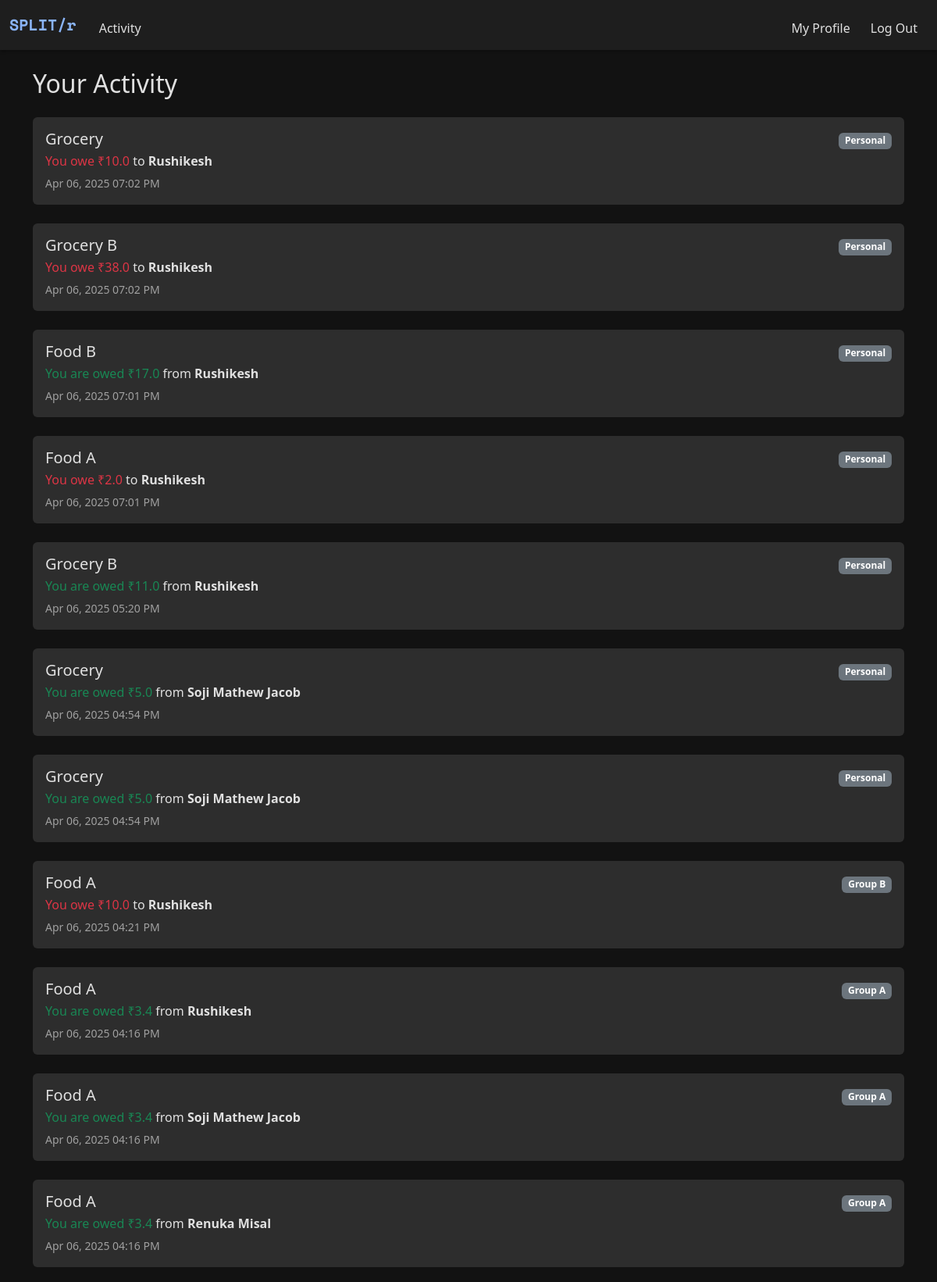
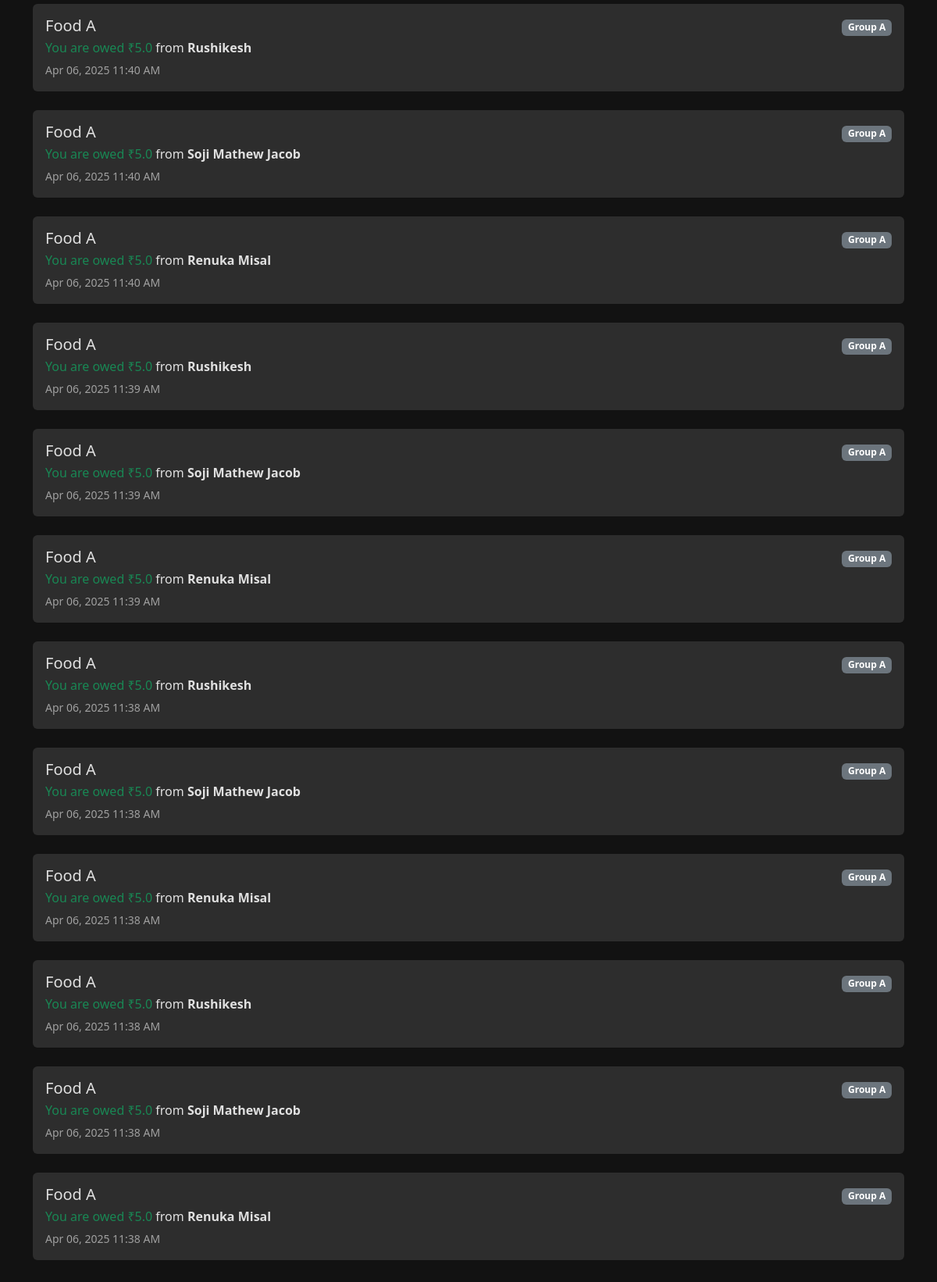
Screenshot of /history (signed in) with the database file from the repository (2 pictures, top to bottom).
### models.py (models this page shows)
class Expense(db.Model):
    __tablename__ = "expenses"
    id = db.Column(db.Integer, primary_key=True)
    description = db.Column(db.String(120))
    amount = db.Column(db.Float)
    paid_by_id = db.Column(db.Integer, db.ForeignKey("users.id"))
    group_id = db.Column(db.Integer, db.ForeignKey("groups.id"), nullable=True)  # Optional
    timestamp = db.Column(db.DateTime, default=datetime.now)
    splits = db.relationship("ExpenseSplit", backref="expense", lazy=True)
    paid_by = db.relationship("User", foreign_keys=[paid_by_id])

class User(db.Model):
    __tablename__ = "users"
    id = db.Column(db.Integer, primary_key=True)
    name = db.Column(db.String(100), nullable=False)
    username = db.Column(db.String(50), unique=True, nullable=False)
    password = db.Column(db.String(200), nullable=False)

class ExpenseSplit(db.Model):
    __tablename__ = "expense_split"
    id = db.Column(db.Integer, primary_key=True)
    expense_id = db.Column(db.Integer, db.ForeignKey("expenses.id"))
    user_id = db.Column(db.Integer, db.ForeignKey("users.id"))
    amount = db.Column(db.Float)

class Group(db.Model):
    __tablename__ = "groups"
    id = db.Column(db.Integer, primary_key=True)
    name = db.Column(db.String(100), nullable=False)
    users = db.relationship("User", secondary="group_members", backref="groups")

### app.py (the view)
@app.route("/history")
@login_required
def activity():
    user_id = session.get("user_id")
    expenses = Expense.query.filter(
        (Expense.paid_by_id == user_id) |
        (Expense.id.in_(
            db.session.query(ExpenseSplit.expense_id)
            .filter_by(user_id=user_id)
        ))
    ).order_by(Expense.timestamp.desc()).all()
    transactions = []
    for expense in expenses:
        group = Group.query.get(expense.group_id) if expense.group_id else None
        group_name = group.name if group else None
        splits = expense.splits
        user_split = next((s for s in splits if s.user_id == user_id), None)
        if expense.paid_by_id == user_id:
            for split in splits:
                if split.user_id != user_id and split.amount > 0:
                    counterparty = User.query.get(split.user_id)
                    transactions.append({
                        "description": expense.description,
                        "owed_amount": split.amount,
                        "counterparty_name": counterparty.name,
                        "group_name": group_name,
                        "timestamp": expense.timestamp
                    })
        elif user_split:
            payer = User.query.get(expense.paid_by_id)
            transactions.append({
                "description": expense.description,
                "owed_amount": -user_split.amount,
                "counterparty_name": payer.name,
                "group_name": group_name,
                "timestamp": expense.timestamp
            })
    return render_template("activity.html", transactions=transactions)

### helper.py (called while the page is built)
def login_required(f):
    @wraps(f)
    def decorated_function(*args, **kwargs):
        if "user_id" not in session:
            flash("You must be logged in to view this page.", "danger")
            return redirect("/login")
        return f(*args, **kwargs)
    return decorated_function

### templates/activity.html (shortened to what this page needs)
{% extends "layout.html" %}
{% block main %}
<div class="container py-4">
    <h2 class="mb-4">Your Activity</h2>
    {% if transactions %}
        <div class="list-group">
            {% for txn in transactions %}
                <div class="mb-4 p-3 rounded" style="background-color: var(--dark-tertiary);">
                    <div class="d-flex justify-content-between">
                        <div>
                            <h5 class="mb-1">{{ txn.description }}</h5>
                            <p class="mb-1">
                                {% if txn.owed_amount > 0 %}
                                    <span class="text-success">You are owed ₹{{ txn.owed_amount | round(2) }}</span>
                                    from <strong>{{ txn.counterparty_name }}</strong>
                                {% elif txn.owed_amount < 0 %}
                                    <span class="text-danger">You owe ₹{{ -txn.owed_amount | round(2) }}</span>
                                    to <strong>{{ txn.counterparty_name }}</strong>
                                {% else %}
                                    <span class="text-muted">Settled</span>
                                {% endif %}
                            </p>
                            <small class="text-muted-custom">
                                {{ txn.timestamp.strftime('%b %d, %Y %I:%M %p') }}
                            </small>
                        </div>
                        <div class="text-end">
                            <span class="badge bg-secondary">{{ txn.group_name if txn.group_name else "Personal" }}</span>
                        </div>
                    </div>
                </div>
            {% endfor %}
        </div>
    {% else %}
        <div class="alert alert-secondary">No transactions yet!</div>
    {% endif %}
</div>
{% endblock %}

### static/style.css (style rules this page uses)
:root { --dark-bg: #121212; --dark-secondary: #1e1e1e; --dark-tertiary: #2d2d2d; --text-primary: #e0e0e0; --text-secondary: #a0a0a0; --accent-color: #8ab4f8; --danger-color: #cf6679; --success-color: #03dac6; }
html, body { height: 100%; margin: 0; padding: 0; background-color: var(--dark-bg); color: var(--text-primary); display: flex; flex-direction: column; }
body { background-color: var(--dark-bg); color: var(--text-primary); min-height: 100vh; display: flex; flex-direction: column; }
.text-muted-custom { color: var(--text-secondary) !important; }

### rows the page displays
Expense: description "Grocery", timestamp "Apr 06, 2025 07:02 PM"
User: counterparty_name "Rushikesh" "Rushikesh" "Rushikesh" "Rushikesh", counterparty_name "Rushikesh" "Rushikesh" "Rushikesh" "Rushikesh" "Rushikesh" "Rushikesh" "Rushikesh"
Expense: description "Grocery B", timestamp "Apr 06, 2025 07:02 PM"
Expense: description "Food B", timestamp "Apr 06, 2025 07:01 PM"
ExpenseSplit: owed_amount "17.0"
Expense: description "Food A", timestamp "Apr 06, 2025 07:01 PM"
Expense: description "Grocery B", timestamp "Apr 06, 2025 05:20 PM"
ExpenseSplit: owed_amount "11.0"
Expense: description "Grocery", timestamp "Apr 06, 2025 04:54 PM"
ExpenseSplit: owed_amount "5.0"
User: counterparty_name "Soji Mathew Jacob" "Soji Mathew Jacob" "Soji Mathew Jacob" "Soji Mathew Jacob" "Soji Mathew Jacob" "Soji Mathew Jacob" "Soji Mathew Jacob"
Expense: description "Grocery", timestamp "Apr 06, 2025 04:54 PM"
ExpenseSplit: owed_amount "5.0"
Expense: description "Food A", timestamp "Apr 06, 2025 04:21 PM"
Group: name "Group B"
Expense: description "Food A" "Food A" "Food A", timestamp "Apr 06, 2025 04:16 PM" "Apr 06, 2025 04:16 PM" "Apr 06, 2025 04:16 PM"
ExpenseSplit: owed_amount "3.4"
Group: name "Group A" "Group A" "Group A" "Group A" "Group A" "Group A" "Group A" "Group A" "Group A" "Group A" "Group A" "Group A" "Group A" "Group A" "Group A"
ExpenseSplit: owed_amount "3.4"
ExpenseSplit: owed_amount "3.4"
User: counterparty_name "Renuka Misal" "Renuka Misal" "Renuka Misal" "Renuka Misal" "Renuka Misal"
Expense: description "Food A" "Food A" "Food A", timestamp "Apr 06, 2025 11:40 AM" "Apr 06, 2025 11:40 AM" "Apr 06, 2025 11:40 AM"
ExpenseSplit: owed_amount "5.0"
ExpenseSplit: owed_amount "5.0"
ExpenseSplit: owed_amount "5.0"
Expense: description "Food A" "Food A" "Food A", timestamp "Apr 06, 2025 11:39 AM" "Apr 06, 2025 11:39 AM" "Apr 06, 2025 11:39 AM"
ExpenseSplit: owed_amount "5.0"
ExpenseSplit: owed_amount "5.0"
ExpenseSplit: owed_amount "5.0"
Expense: description "Food A" "Food A" "Food A", timestamp "Apr 06, 2025 11:38 AM" "Apr 06, 2025 11:38 AM" "Apr 06, 2025 11:38 AM"
ExpenseSplit: owed_amount "5.0"
ExpenseSplit: owed_amount "5.0"
ExpenseSplit: owed_amount "5.0"
Expense: description "Food A" "Food A" "Food A", timestamp "Apr 06, 2025 11:38 AM" "Apr 06, 2025 11:38 AM" "Apr 06, 2025 11:38 AM"
ExpenseSplit: owed_amount "5.0"
ExpenseSplit: owed_amount "5.0"
ExpenseSplit: owed_amount "5.0"

### other values shown
{{ txn.owed_amount | round(2) }} "10.0" "38.0" "2.0" "10.0"
{{ txn.group_name if txn.group_name else "Personal" }} "Personal" "Personal" "Personal" "Personal" "Personal" "Personal" "Personal"
